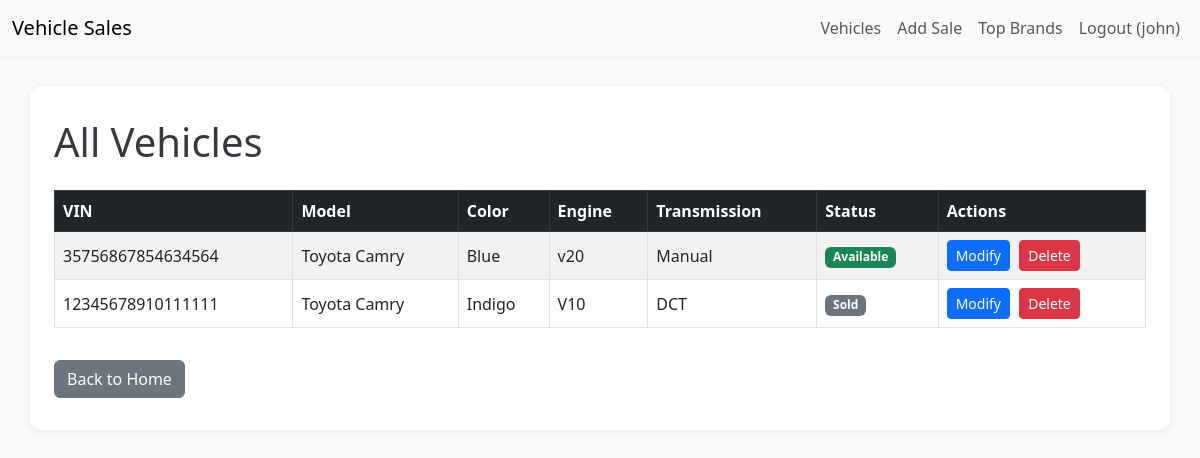
The app's page /vehicles (signed in), older data.
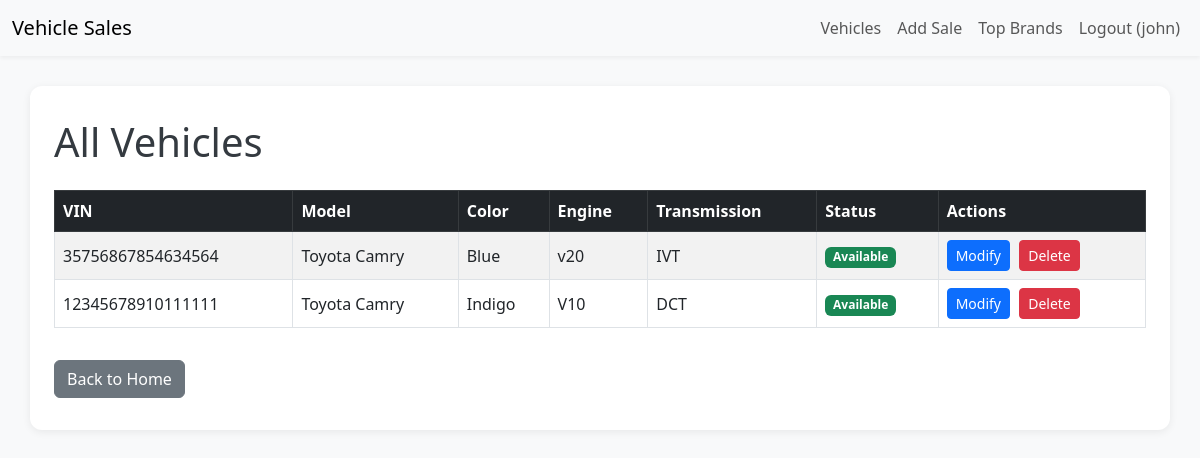
The same page, newer data.
### app.py (models this page shows)
class Vehicle(db.Model):
    vin = db.Column(db.String(17), primary_key=True)
    model_id = db.Column(db.Integer, db.ForeignKey('model.model_id'), nullable=False)
    color = db.Column(db.String(30), nullable=False)
    engine = db.Column(db.String(50), nullable=False)
    transmission = db.Column(db.String(20), nullable=False)
    status = db.Column(db.String(20), nullable=False)
    model = db.relationship('Model', backref='vehicles')

class Brand(db.Model):
    brand_id = db.Column(db.Integer, primary_key=True)
    brand_name = db.Column(db.String(50), nullable=False)

class Model(db.Model):
    model_id = db.Column(db.Integer, primary_key=True)
    brand_id = db.Column(db.Integer, db.ForeignKey('brand.brand_id'), nullable=False)
    model_name = db.Column(db.String(50), nullable=False)
    brand = db.relationship('Brand', backref='models')

### app.py (the view)
@app.route('/vehicles')
@login_required
def view_all_vehicles():
    vehicles = Vehicle.query.all()
    return render_template('vehicles.html', vehicles=vehicles)

### app.py (called while the page is built)
@login_manager.user_loader
def load_user(user_id):
    user = User.query.get(int(user_id))
    print(f"Loading user: {user_id}, Found: {user}")  # Debug
    return user

### templates/vehicles.html (shortened to what this page needs)
<!DOCTYPE html>
<html lang="en">
<head>
    <link href="https://cdn.jsdelivr.net/npm/bootstrap@5.3.0/dist/css/bootstrap.min.css" rel="stylesheet" />
</head>
<body>
    <nav class="navbar navbar-expand-lg navbar-light bg-light">
        <div class="container-fluid">
            <a class="navbar-brand" href="{{ url_for('index') }}">Vehicle Sales</a>
            <div class="navbar-nav">
                <a class="nav-link" href="{{ url_for('view_all_vehicles') }}">Vehicles</a>
                <a class="nav-link" href="{{ url_for('add_sale') }}">Add Sale</a>
                <a class="nav-link" href="{{ url_for('top_brands') }}">Top Brands</a>
                <a class="nav-link" href="{{ url_for('logout') }}">Logout ({{ current_user.username }})</a>
            </div>
        </div>
    </nav>
    <div class="container mt-4">
        <h1>All Vehicles</h1>
        <table class="table table-striped table-bordered align-middle">
            <thead class="table-dark">
                <tr>
                    <th>VIN</th>
                    <th>Model</th>
                    <th>Color</th>
                    <th>Engine</th>
                    <th>Transmission</th>
                    <th>Status</th>
                    <th>Actions</th>
                </tr>
            </thead>
            <tbody>
                {% for vehicle in vehicles %}
                    <tr>
                        <td>{{ vehicle.vin }}</td>
                        <td>{{ vehicle.model.brand.brand_name }} {{ vehicle.model.model_name }}</td>
                        <td>{{ vehicle.color }}</td>
                        <td>{{ vehicle.engine }}</td>
                        <td>{{ vehicle.transmission }}</td>
                        <td>
                            <span class="badge {% if vehicle.status == 'Available' %}bg-success{% else %}bg-secondary{% endif %}">
                                {{ vehicle.status }}
                            </span>
                        </td>
                        <td>
                            <a href="{{ url_for('modify_vehicle', vin=vehicle.vin) }}"
                               class="btn btn-primary btn-sm">
                                Modify
                            </a>
                            <a href="{{ url_for('delete_vehicle', vin=vehicle.vin) }}"
                               class="btn btn-danger btn-sm"
                               onclick="return confirm('Are you sure you want to delete this vehicle?');">
                                Delete
                            </a>
                        </td>
                    </tr>
                {% else %}
                    <tr>
                        <td colspan="7" class="text-center">No vehicles found.</td>
                    </tr>
                {% endfor %}
            </tbody>
        </table>
        <a href="{{ url_for('index') }}" class="btn btn-secondary">Back to Home</a>
    </div>
</body>
</html>

Row changes from the older to the newer data that the page shows:
changed Vehicle "Blue": transmission "Manual" → "IVT"
changed Vehicle "Indigo": status "Sold" → "Available"
